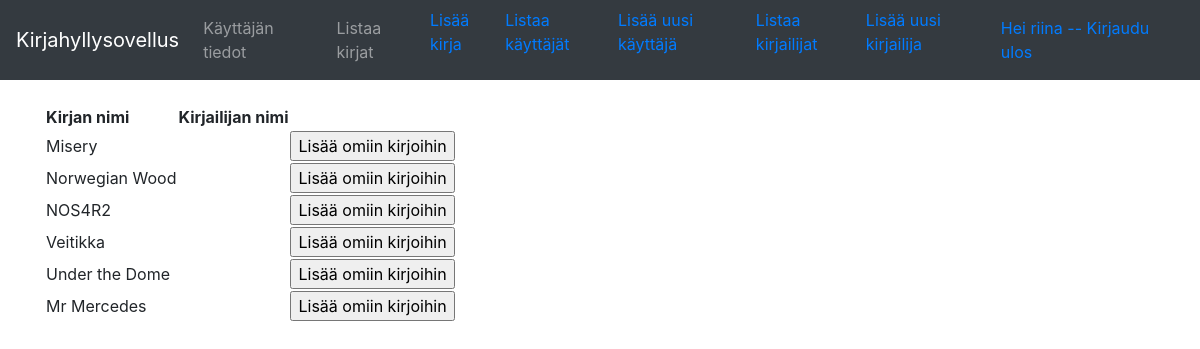
Before: /books/ (signed in) with the older database file.
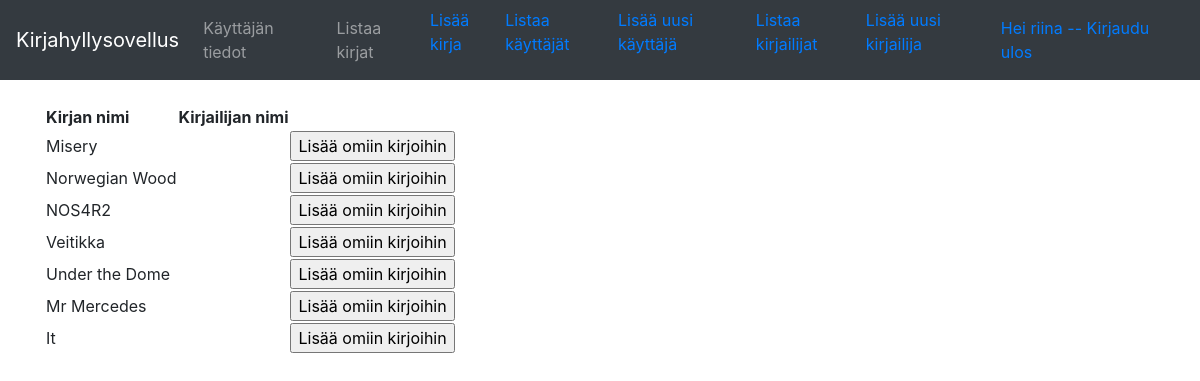
After: the same page with the newer database file.
### application/books/models.py (models this page shows, shortened)
class Book(Base):
    name = db.Column(db.String(144), nullable=False)

### application/books/views.py (the view)
@app.route("/books/", methods=["GET"])
def books_index():
    user = current_user
    books = Book.query.all()
    for book in books:
        print(book.id)
        print(book.name)
    return render_template("books/list.html", books=Book.query.all(), user=user)

### application/__init__.py (called while the page is built)
@login_manager.user_loader
def load_user(user_id):
    return User.query.get(user_id)

### application/templates/books/list.html (shortened to what this page needs)
{% extends "layout.html" %}
{% block body %}
  <table>
    <tr>
      <th>Kirjan nimi</th>
      <th>Kirjailijan nimi</th>
      <th></th>
    </tr>
    {% for book in books %}
    <tr>
      <td>{{ book.name }}</td>
      <td></td>
      <td>
        <form method="POST" action="{{ url_for('book_add_to_user', book_id=book.id) }}">
            <input type="submit" value="Lisää omiin kirjoihin"/>
        </form>
      </td>
    </tr>
    {% endfor %}
  </table>
{% endblock %}

Changed rows visible on the page:
added Book: name "It"
